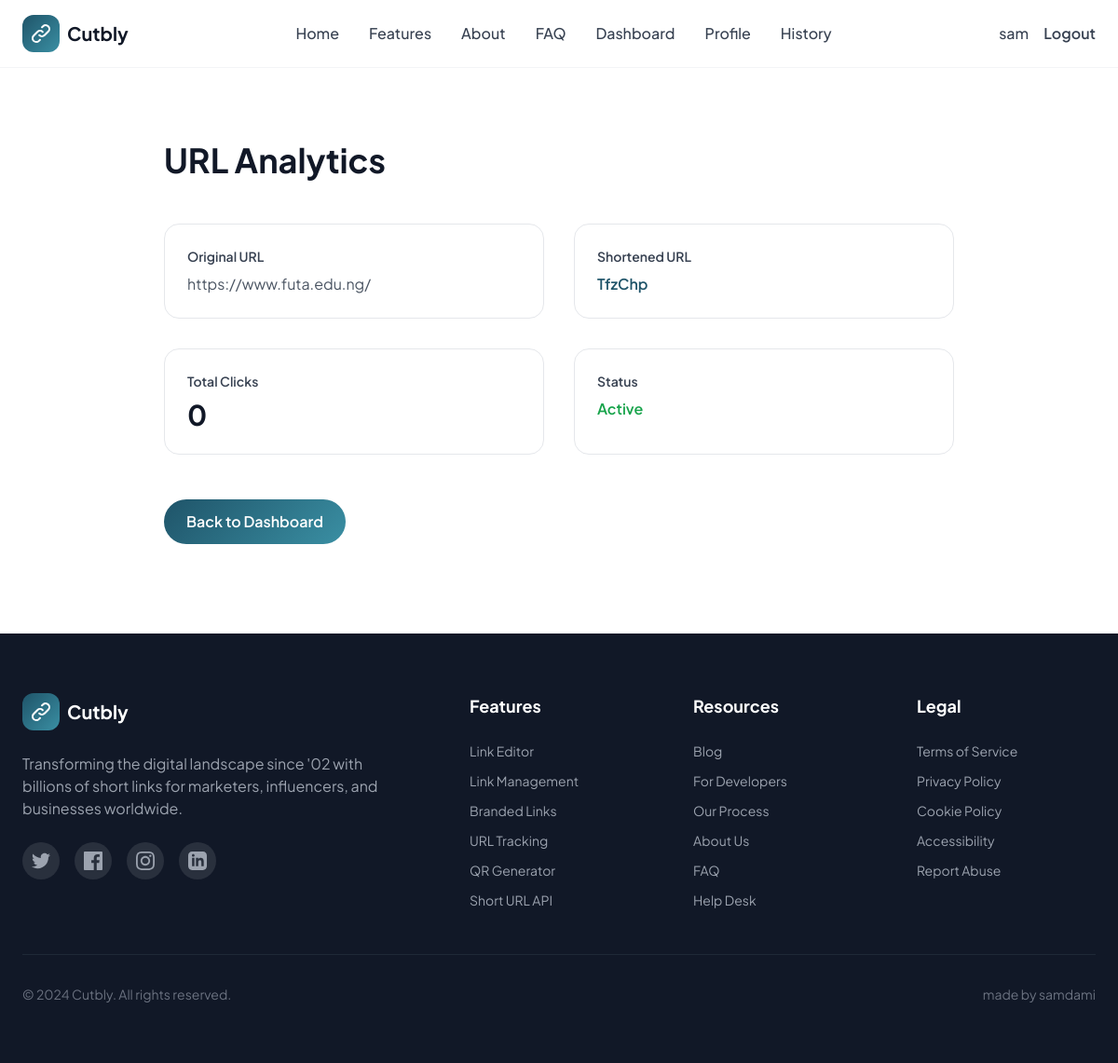
Page /analytics/TfzChp (signed in) on the committed database.
### pipcut/models.py (models this page shows, shortened)
class User(UserMixin, db.Model):
    id = db.Column(db.Integer, primary_key=True)
    username = db.Column(db.String(100))
    email = db.Column(db.String)
    password = db.Column(db.String)
    confirmed = db.Column(db.Boolean, default=False)
    urls = db.relationship("Url", backref="user", lazy=True)

class Url(db.Model):
    id = db.Column(db.Integer, primary_key=True)
    long_url = db.Column(db.String(500))
    short_url = db.Column(db.String(10), unique=True)
    custom_url = db.Column(db.String(50), unique=True, default=None)
    clicks = db.Column(db.Integer, default=0)
    created_at = db.Column(db.DateTime, server_default=db.func.now())
    user_id = db.Column(db.Integer, db.ForeignKey("user.id"), nullable=True)

### pipcut/routes.py (the view)
@app.route("/analytics/<short_url>")
@login_required
@cache.cached(timeout=50)
def url_analytics(short_url):
    url = Url.query.filter_by(short_url=short_url).first()
    if url:
        return render_template("analytics.html", url=url)
    return "URL not found."

### pipcut/__init__.py (called while the page is built)
@login_manager.user_loader
def load_user(user_id):
    return User.query.get(user_id)

### pipcut/templates/analytics.html (shortened to what this page needs)
{% extends 'base.html' %}
{% block content %}
<section class="pt-32 pb-24 bg-white">
  <div class="max-w-4xl mx-auto px-6">
    <h1 class="text-4xl font-bold text-gray-900 mb-12">URL Analytics</h1>
    <div class="grid md:grid-cols-2 gap-8 mb-12">
      <div class="bg-white rounded-2xl border border-gray-200 p-6">
        <h3 class="text-sm font-semibold text-gray-700 mb-2">Original URL</h3>
        <p class="text-gray-600 break-all">{{ url.long_url }}</p>
      </div>
      <div class="bg-white rounded-2xl border border-gray-200 p-6">
        <h3 class="text-sm font-semibold text-gray-700 mb-2">Shortened URL</h3>
        <a href="{{ url.short_url }}" target="_blank" class="text-[#1f5469] font-semibold hover:underline">{{ url.short_url }}</a>
      </div>
      <div class="bg-white rounded-2xl border border-gray-200 p-6">
        <h3 class="text-sm font-semibold text-gray-700 mb-2">Total Clicks</h3>
        <p class="text-3xl font-bold text-gray-900">{{ url.clicks if url.clicks else 0 }}</p>
      </div>
      <div class="bg-white rounded-2xl border border-gray-200 p-6">
        <h3 class="text-sm font-semibold text-gray-700 mb-2">Status</h3>
        <p class="text-green-600 font-semibold">Active</p>
      </div>
    </div>
    <div class="mt-8 flex gap-4">
      <a href="{{ url_for('home') }}" class="btn-primary text-white px-6 py-3 rounded-full font-semibold hover:opacity-90 transition-opacity">Back to Dashboard</a>
    </div>
  </div>
</section>
{% endblock %}

### pipcut/templates/base.html (shortened to what this page needs)
﻿<!DOCTYPE html>
<html lang="en">
<head>
    <script src="https://cdn.tailwindcss.com"></script>
</head>
<body class="bg-white">
<nav class="fixed top-0 left-0 right-0 bg-white/95 backdrop-blur-md border-b border-gray-100 z-50">
    <div class="max-w-7xl mx-auto px-6 py-4">
        <div class="flex items-center justify-between">
            <a href="{{ url_for('home') }}" class="flex items-center gap-2">
                <div class="w-10 h-10 rounded-xl bg-gradient-to-br from-[#1f5469] to-[#3a8fa3] flex items-center justify-center">
                    <svg class="w-6 h-6 text-white" fill="none" stroke="currentColor" viewBox="0 0 24 24">
                        <path stroke-linecap="round" stroke-linejoin="round" stroke-width="2" d="M13.828 10.172a4 4 0 00-5.656 0l-4 4a4 4 0 105.656 5.656l1.102-1.101m-.758-4.899a4 4 0 005.656 0l4-4a4 4 0 00-5.656-5.656l-1.1 1.1" />
                    </svg>
                </div>
                <span class="font-bold text-xl text-gray-900">Cutbly</span>
            </a>
            <div class="hidden md:flex items-center gap-8">
                <a href="{{ url_for('home') }}" class="text-gray-700 font-medium hover:text-[#1f5469] transition-colors">Home</a>
                <a href="{{ url_for('features') }}" class="text-gray-700 font-medium hover:text-[#1f5469] transition-colors">Features</a>
                <a href="{{ url_for('about') }}" class="text-gray-700 font-medium hover:text-[#1f5469] transition-colors">About</a>
                <a href="{{ url_for('faq') }}" class="text-gray-700 font-medium hover:text-[#1f5469] transition-colors">FAQ</a>
                {% if current_user.is_authenticated %}
                    <a href="{{ url_for('dashboard') }}" class="text-gray-700 font-medium hover:text-[#1f5469] transition-colors">Dashboard</a>
                    <a href="{{ url_for('profile') }}" class="text-gray-700 font-medium hover:text-[#1f5469] transition-colors">Profile</a>
                    <a href="{{ url_for('link_history') }}" class="text-gray-700 font-medium hover:text-[#1f5469] transition-colors">History</a>
                {% endif %}
            </div>
            <div class="hidden md:flex items-center gap-4">
                {% if current_user.is_authenticated %}
                    <span class="text-gray-700 font-medium">{{ current_user.username }}</span>
                    <a href="{{ url_for('logout') }}" class="text-gray-700 font-semibold hover:text-[#1f5469] transition-colors">Logout</a>
                {% endif %}
            </div>
        </div>
    </div>
</nav>
{% block content %}{% endblock %}
<footer class="bg-gray-900 text-gray-400 py-16">
    <div class="max-w-7xl mx-auto px-6">
        <div class="grid md:grid-cols-2 lg:grid-cols-5 gap-12 mb-12">
            <div class="lg:col-span-2">
                <div class="flex items-center gap-2 mb-6">
                    <div class="w-10 h-10 rounded-xl bg-gradient-to-br from-[#1f5469] to-[#3a8fa3] flex items-center justify-center">
                        <svg class="w-6 h-6 text-white" fill="none" stroke="currentColor" viewBox="0 0 24 24">
                            <path stroke-linecap="round" stroke-linejoin="round" stroke-width="2" d="M13.828 10.172a4 4 0 00-5.656 0l-4 4a4 4 0 105.656 5.656l1.102-1.101m-.758-4.899a4 4 0 005.656 0l4-4a4 4 0 00-5.656-5.656l-1.1 1.1" />
                        </svg>
                    </div>
                    <span class="font-bold text-xl text-white">Cutbly</span>
                </div>
                <p class="text-gray-400 mb-6 max-w-sm">Transforming the digital landscape since '02 with billions of short links for marketers, influencers, and businesses worldwide.</p>
                <div class="flex gap-4">
                    <a href="#" class="w-10 h-10 rounded-full bg-white/10 flex items-center justify-center hover:bg-[#1f5469] transition-colors">
                    </a>
                    <a href="#" class="w-10 h-10 rounded-full bg-white/10 flex items-center justify-center hover:bg-[#1f5469] transition-colors">
                    </a>
                    <a href="#" class="w-10 h-10 rounded-full bg-white/10 flex items-center justify-center hover:bg-[#1f5469] transition-colors">
                    </a>
                    <a href="#" class="w-10 h-10 rounded-full bg-white/10 flex items-center justify-center hover:bg-[#1f5469] transition-colors">
                    </a>
                </div>
            </div>
            <div>
                <h4 class="text-white font-bold text-lg mb-6">Features</h4>
                <ul class="space-y-3 text-sm">
                    <li><a href="{{ url_for('features') }}#link-editor" class="text-gray-400 hover:text-white transition-colors">Link Editor</a></li>
                    <li><a href="{{ url_for('features') }}#link-management" class="text-gray-400 hover:text-white transition-colors">Link Management</a></li>
                    <li><a href="{{ url_for('features') }}#branded-links" class="text-gray-400 hover:text-white transition-colors">Branded Links</a></li>
                    <li><a href="{{ url_for('features') }}#url-tracking" class="text-gray-400 hover:text-white transition-colors">URL Tracking</a></li>
                    <li><a href="{{ url_for('features') }}#qr-generator" class="text-gray-400 hover:text-white transition-colors">QR Generator</a></li>
                    <li><a href="{{ url_for('features') }}#short-url-api" class="text-gray-400 hover:text-white transition-colors">Short URL API</a></li>
                </ul>
            </div>
            <div>
                <h4 class="text-white font-bold text-lg mb-6">Resources</h4>
                <ul class="space-y-3 text-sm">
                    <li><a href="#" class="text-gray-400 hover:text-white transition-colors">Blog</a></li>
                    <li><a href="{{ url_for('features') }}#short-url-api" class="text-gray-400 hover:text-white transition-colors">For Developers</a></li>
                    <li><a href="{{ url_for('about') }}#process" class="text-gray-400 hover:text-white transition-colors">Our Process</a></li>
                    <li><a href="{{ url_for('about') }}" class="text-gray-400 hover:text-white transition-colors">About Us</a></li>
                    <li><a href="{{ url_for('faq') }}" class="text-gray-400 hover:text-white transition-colors">FAQ</a></li>
                    <li><a href="mailto:support@cutbly.com" class="text-gray-400 hover:text-white transition-colors">Help Desk</a></li>
                </ul>
            </div>
            <div>
                <h4 class="text-white font-bold text-lg mb-6">Legal</h4>
                <ul class="space-y-3 text-sm">
                    <li><a href="{{ url_for('terms') }}" class="text-gray-400 hover:text-white transition-colors">Terms of Service</a></li>
                    <li><a href="{{ url_for('privacy') }}" class="text-gray-400 hover:text-white transition-colors">Privacy Policy</a></li>
                    <li><a href="{{ url_for('cookies') }}" class="text-gray-400 hover:text-white transition-colors">Cookie Policy</a></li>
                    <li><a href="{{ url_for('accessibility') }}" class="text-gray-400 hover:text-white transition-colors">Accessibility</a></li>
                    <li><a href="{{ url_for('report_abuse') }}" class="text-gray-400 hover:text-white transition-colors">Report Abuse</a></li>
                </ul>
            </div>
        </div>
        <div class="border-t border-gray-800 pt-8 flex flex-col md:flex-row justify-between items-center gap-4">
            <p class="text-gray-500 text-sm">© 2024 Cutbly. All rights reserved.</p>
            <p class="text-gray-500 text-sm">made by samdami</p>
        </div>
    </div>
</footer>
</body>
</html>

### pipcut/templates/base.html (style rules this page uses)
body { font-family: 'Plus Jakarta Sans', sans-serif; }
.btn-primary { background: linear-gradient(135deg, #1f5469 0%, #3a8fa3 100%); }

### rows in the picture
User: username "sam"
Url: long_url "https://www.futa.edu.ng/", short_url "TfzChp", clicks "0"
